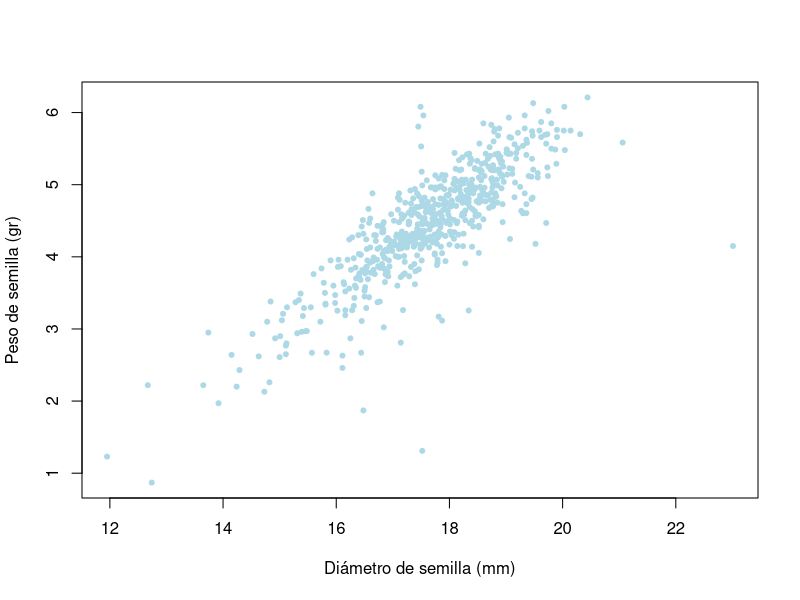
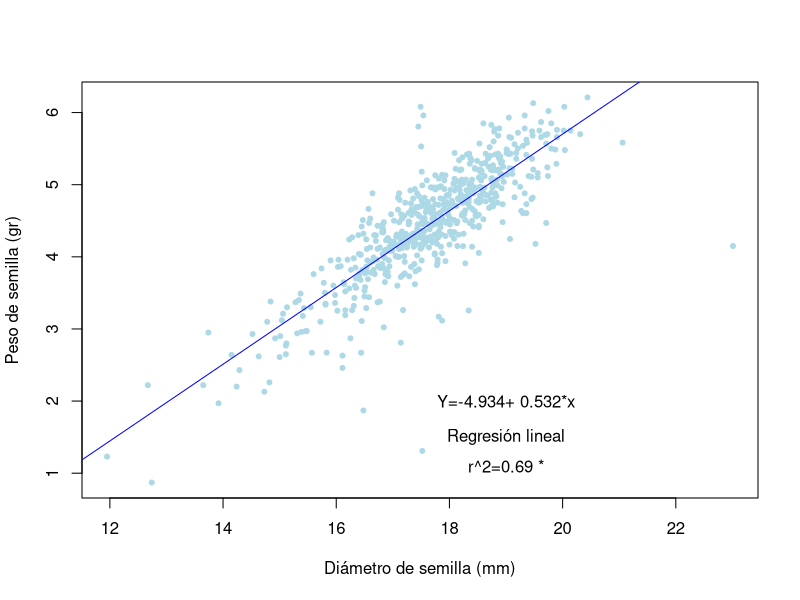

Reproduce these figures in R, in order.
# Clase semana 14 dia 1
# MAGT
# Ejercicio de regresión

semilla <- read.csv("Clases/BaseDeDatos_estadistica.csv", header=T)
semilla

# Plot de Diámetro vs Peso en gramos

plot(semilla$Diametro_mm, semilla$Peso_gr,
     pch=20,
     col="lightblue",
     xlab = "Diámetro de semilla (mm)",
     ylab = "Peso de semilla (gr)")

# lm función que me ayuda a determinar alfa y beta de la regresión

sem.lm <- lm(semilla$Peso_gr ~ semilla$Diametro_mm)
summary(sem.lm)

semilla$yprima <- round(-4.93388+ 0.53178*semilla$Diametro_mm,2)

# Agregra la línea de tendencia central usando abline
plot(semilla$Diametro_mm, semilla$Peso_gr,
     pch=20,
     col="lightblue",
     xlab = "Diámetro de semilla (mm)",
     ylab = "Peso de semilla (gr)")
abline(sem.lm,
       col="blue")
text(19, 2, "Y=-4.934+ 0.532*x")
text(19,1.5, "Regresión lineal")
text(19, 1.1, "r^2=0.69 *")


semilla$Ajustados <- round(sem.lm$fitted.values,2)
sem.lm$coefficients
sum(sem.lm$residuals)


# Encontrar los siguienets valores aplicando la formúla de reg
# 18, 11, 14, 16,15

valores <- c(12.5, 14, 15, 16, 18)
-4.93388+ 0.53178*valores
